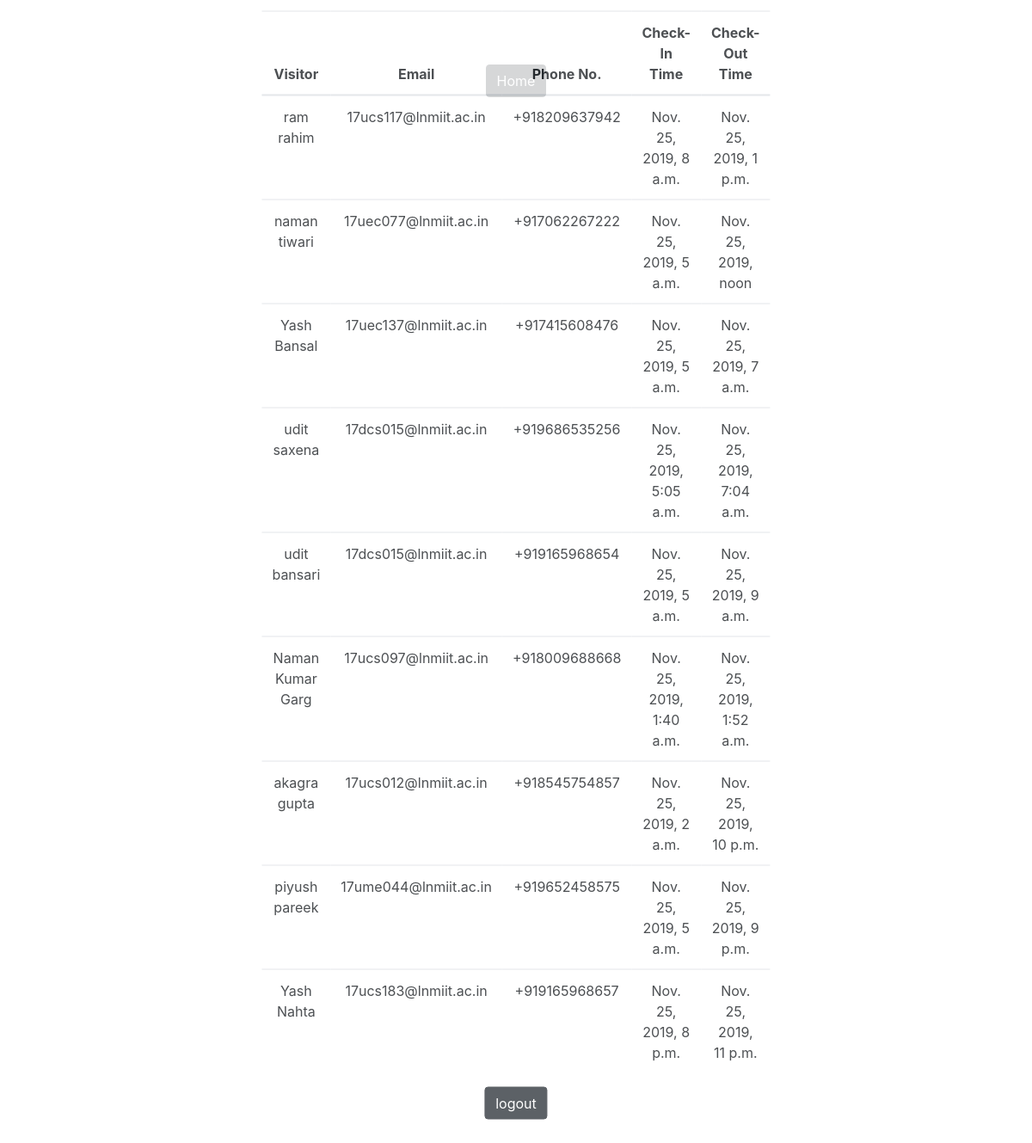
Screenshot of /hosts/ (signed in) with the database file from the repository.
### Entry/models.py (models this page shows)
class visit(models.Model):
    timeofadding=models.DateTimeField(auto_now_add=True)
    timein=models.DateTimeField()
    timeout=models.DateTimeField(null=True)
    tenttimeout=models.DateTimeField(null=True)
    visitor=models.ForeignKey(visitor, related_name='visitor', on_delete=models.CASCADE)
    host=models.ForeignKey(host, related_name='host', on_delete=models.CASCADE)
    address=models.CharField(max_length=250)

class visitor(models.Model):
    name=models.CharField(max_length=30)
    email=models.EmailField()
    phone = PhoneNumberField(null=False, blank=False, unique=False)

### Entry/views.py (the view)
# urls.py: path('hosts/',  views.hostview, name='host'),
def hostview(request):
    if request.user.is_authenticated:
        hid=request.user.host
        allvisits=visit.objects.filter(host=hid)
        context={'allvisits':allvisits}
        return render(request, 'host.html', context)
    else:
        return render(request, 'host.html')

### templates/host.html (shortened to what this page needs)
{% extends 'base.html' %}
{% block content %}
{% if user.is_authenticated %}
<h1 class='display-4'>Hi {{ user.first_name }} {{user.last_name}}!</h1>
    <div class="centerloginbox">
      <table class="ui celled table">
        <thead>
          <tr><th>Visitor</th>
          <th>Email</th>
          <th>Phone No.</th>
          <th>Check-In Time</th>
          <th>Check-Out Time</th>
        </tr></thead>
        <tbody>
        {% for visit in allvisits %}
        <tr>
        <td>{{ visit.visitor.name }}</td>
        <td>
        {{ visit.visitor.email }}</td>
        <td>
          {{ visit.visitor.phone }}</td>
        <td>
          {{ visit.timein }}</td>
        <td>
          {{ visit.timeout }}</td>
        </tr>
        {% endfor %}
        </tbody>
      </table>
      <div class=text-center><p><a href="{% url 'logout' %}" class="btn btn-dark" role="button" aria-pressed="true">logout</a></p></div>
      </div>
      <div class="text-center">
          <a href="{% url 'home' %}" class="btn btn-dark" role="button" aria-pressed="true">Home</a>
        </div>
{% else %}
  <p>You are not logged in</p>
  <a href="{% url 'login' %}">login</a>
{% endif %}
{% endblock %}

### templates/base.html (shortened to what this page needs)
{% load static %}
<!doctype html>
<html>
<head>
</head>
<link rel="stylesheet" href="https://stackpath.bootstrapcdn.com/bootstrap/4.3.1/css/bootstrap.min.css">
<body>
  <div class="container-fluid text-center">
    {% block content %}
    {% endblock %}
  </div>
  </body>
</html>

### templates/base.html (style rules this page uses)
h1 { color: white; }
.centerloginbox { background-color: white; opacity: 0.8; padding: 30px; width: fit-content; border-radius: 7%; position: absolute; left: 50%; top: 50%; transform: translate(-50%, -50%); }
body { background-image: url('https://images.pexels.com/photos/1591060/pexels-photo-1591060.jpeg?auto=compress&cs=tinysrgb&dpr=2&h=650&w=940'); }

### rows the page displays
visit: visitor.name "ram rahim", visitor.email "17ucs117@lnmiit.ac.in", visitor.phone "+918209637942", timein "Nov. 25, 2019, 8 a.m.", timeout "Nov. 25, 2019, 1 p.m."
visit: visitor.name "naman tiwari", visitor.email "17uec077@lnmiit.ac.in", visitor.phone "+917062267222", timein "Nov. 25, 2019, 5 a.m.", timeout "Nov. 25, 2019, noon"
visit: visitor.name "Yash Bansal", visitor.email "17uec137@lnmiit.ac.in", visitor.phone "+917415608476", timein "Nov. 25, 2019, 5 a.m.", timeout "Nov. 25, 2019, 7 a.m."
visit: visitor.name "udit saxena", visitor.email "17dcs015@lnmiit.ac.in", visitor.phone "+919686535256", timein "Nov. 25, 2019, 5:05 a.m.", timeout "Nov. 25, 2019, 7:04 a.m."
visit: visitor.name "udit bansari", visitor.email "17dcs015@lnmiit.ac.in", visitor.phone "+919165968654", timein "Nov. 25, 2019, 5 a.m.", timeout "Nov. 25, 2019, 9 a.m."
visit: visitor.name "Naman Kumar Garg", visitor.email "17ucs097@lnmiit.ac.in", visitor.phone "+918009688668", timein "Nov. 25, 2019, 1:40 a.m.", timeout "Nov. 25, 2019, 1:52 a.m."
visit: visitor.name "akagra gupta", visitor.email "17ucs012@lnmiit.ac.in", visitor.phone "+918545754857", timein "Nov. 25, 2019, 2 a.m.", timeout "Nov. 25, 2019, 10 p.m."
visit: visitor.name "piyush pareek", visitor.email "17ume044@lnmiit.ac.in", visitor.phone "+919652458575", timein "Nov. 25, 2019, 5 a.m.", timeout "Nov. 25, 2019, 9 p.m."
visit: visitor.name "Yash Nahta", visitor.email "17ucs183@lnmiit.ac.in", visitor.phone "+919165968657", timein "Nov. 25, 2019, 8 p.m.", timeout "Nov. 25, 2019, 11 p.m."
